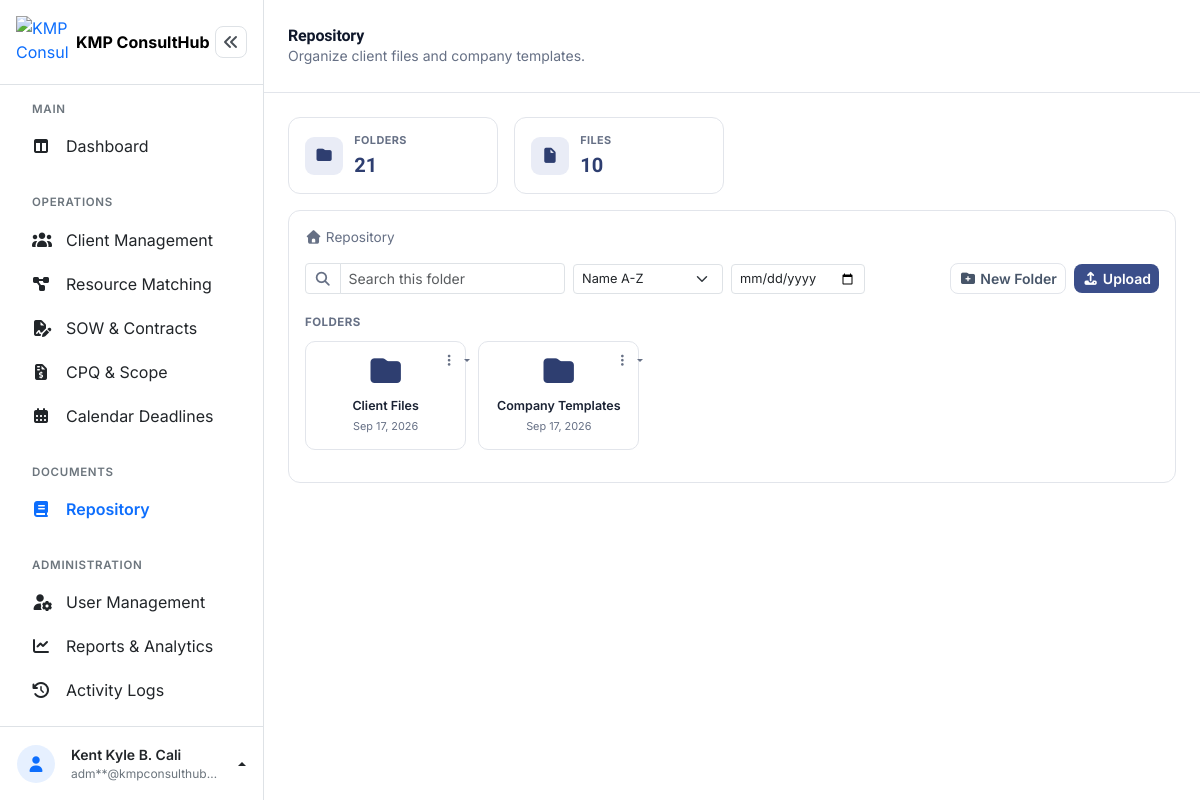
/admin/knowledge_repository.php (signed in), run on the app's committed database.
### tables this page shows
CREATE TABLE `knowledge_documents` (
  `document_id` int(10) UNSIGNED NOT NULL,
  `item_type` enum('folder','file') NOT NULL DEFAULT 'file',
  `parent_id` int(10) UNSIGNED DEFAULT NULL,
  `title` varchar(150) NOT NULL,
  `category` enum('SOW Template','Contract Template','Best Practice','Proposal Template','Reference Material','Other') DEFAULT NULL,
  `description` text DEFAULT NULL,
  `file_name` varchar(255) DEFAULT NULL,
  `file_path` varchar(255) DEFAULT NULL,
  `file_size` int(10) UNSIGNED NOT NULL DEFAULT 0,
  `file_type` varchar(20) DEFAULT NULL,
  `uploaded_by` int(10) UNSIGNED DEFAULT NULL,
  `uploaded_by_role` enum('admin','manager','supervisor','staff') NOT NULL DEFAULT 'admin',
  `created_at` timestamp NOT NULL DEFAULT current_timestamp(),
  `updated_at` timestamp NOT NULL DEFAULT current_timestamp() ON UPDATE current_timestamp()
);

### admin/knowledge_repository.php (the view, shortened to what this page needs)
<?php
$pdo = getConnection();
$currentFolderId = isset($_GET['folder']) && $_GET['folder'] !== '' ? (int) $_GET['folder'] : null;
$sortOption = $_GET['sort'] ?? 'name_asc';
$dateFilter = trim($_GET['date'] ?? '');
$orderBy = match ($sortOption) {
    'newest' => 'created_at DESC',
    'oldest' => 'created_at ASC',
    'name_desc' => 'title DESC',
    default => 'title ASC',
};
$dateCondition = '';
$dateParams = [];
$folderPerPage = 150;
$folderPage = max(1, (int) ($_GET['folder_page'] ?? 1));
$folderOffset = ($folderPage - 1) * $folderPerPage;
if ($currentFolderId === null) {
    $countStmt = $pdo->prepare("SELECT COUNT(*) FROM knowledge_documents WHERE item_type = 'folder' AND parent_id IS NULL$dateCondition");
    $countStmt->execute($dateParams);
    $folderCountInScope = (int) $countStmt->fetchColumn();
    $stmt = $pdo->prepare("SELECT * FROM knowledge_documents WHERE item_type = 'folder' AND parent_id IS NULL$dateCondition ORDER BY $orderBy LIMIT $folderPerPage OFFSET $folderOffset");
    $stmt->execute($dateParams);
    $subfolders = $stmt->fetchAll();
    $stmt = $pdo->prepare("SELECT * FROM knowledge_documents WHERE item_type = 'file' AND parent_id IS NULL$dateCondition ORDER BY $orderBy");
    $stmt->execute($dateParams);
    $files = $stmt->fetchAll();
}
$stmt = $pdo->prepare("SELECT COUNT(*) FROM knowledge_documents WHERE item_type = 'folder'$dateCondition");
$stmt->execute($dateParams);
$totalFolders = (int) $stmt->fetchColumn();
$stmt = $pdo->prepare("SELECT COUNT(*) FROM knowledge_documents WHERE item_type = 'file'$dateCondition");
$stmt->execute($dateParams);
$totalFiles = (int) $stmt->fetchColumn();
?>
<!DOCTYPE html>
<html lang="en">
<head>
<link rel="stylesheet" href="../assets/vendor/bootstrap-5.3.8/css/bootstrap.min.css">
<link rel="stylesheet" href="../assets/vendor/fontawesome-free-7.3.1/css/all.min.css">
<link rel="stylesheet" href="../assets/css/dashboard.css">
</head>
<body>
<div class="dashboard-layout d-flex">
<?php require __DIR__ . '/../includes/admin/sidebar.php'; ?>
  <div class="dashboard-main flex-grow-1" style="min-width:0;">
    <header class="dashboard-topbar bg-white d-flex align-items-center justify-content-between flex-wrap gap-2 px-3 px-md-4 py-2">
      <div class="d-flex align-items-center gap-3">
        <div>
          <h1 class="dashboard-title h6 h5-md fw-bold mb-0">Repository</h1>
          <p class="dashboard-subtitle small mb-0 d-none d-sm-block">Organize client files and company templates.</p>
        </div>
      </div>
    </header>
    <main class="dashboard-content p-3 p-md-4">
      <section class="row g-2 g-md-3 mb-3">
        <div class="col-6 col-md-3">
          <div class="stat-card">
            <span class="stat-icon" style="background-color:var(--indigo-soft);">
              <i class="fa-solid fa-folder" style="color:var(--indigo-text);"></i>
            </span>
            <div class="overflow-hidden">
              <div class="stat-label text-truncate">Folders</div>
              <div class="stat-value" style="color:var(--indigo-text);"><?= $totalFolders ?></div>
            </div>
          </div>
        </div>
        <div class="col-6 col-md-3">
          <div class="stat-card">
            <span class="stat-icon" style="background-color:var(--indigo-soft);">
              <i class="fa-solid fa-file" style="color:var(--indigo-text);"></i>
            </span>
            <div class="overflow-hidden">
              <div class="stat-label text-truncate">Files</div>
              <div class="stat-value" style="color:var(--indigo-text);"><?= $totalFiles ?></div>
            </div>
          </div>
        </div>
      </section>
      <section class="card">
        <div class="card-body p-3">
          <nav class="repo-breadcrumb d-flex align-items-center gap-2 flex-wrap mb-3">
            <a href="knowledge_repository.php"><i class="fa-solid fa-house"></i> Repository</a>
          </nav>
          <div class="repo-toolbar">
            <form method="GET" class="repo-toolbar-filters" id="repoFilterForm">
              <div class="repo-search-wrap">
                <div class="input-group input-group-sm">
                  <span class="input-group-text bg-white"><i class="fa-solid fa-magnifying-glass" style="color:var(--ink-soft);"></i></span>
                  <input type="text" id="repoLiveSearch" class="form-control" placeholder="Search this folder">
                </div>
              </div>
              <div class="repo-sort-wrap">
                <select name="sort" class="form-select form-select-sm" onchange="this.form.submit()">
                  <option value="name_asc" <?= $sortOption === 'name_asc' ? 'selected' : '' ?>>Name A-Z</option>
                </select>
              </div>
              <div class="repo-date-wrap d-flex gap-2">
                <input type="date" name="date" class="form-control form-control-sm" value="<?= htmlspecialchars($dateFilter) ?>" onchange="this.form.submit()">
              </div>
            </form>
            <div class="repo-toolbar-actions">
              <button type="button" class="btn btn-outline-soft btn-sm" data-bs-toggle="modal" data-bs-target="#newFolderModal">
                <i class="fa-solid fa-folder-plus"></i> New Folder
              </button>
              <button type="button" class="btn btn-teal-solid btn-sm" data-bs-toggle="modal" data-bs-target="#uploadFileModal">
                <i class="fa-solid fa-upload"></i> Upload
              </button>
            </div>
          </div>
          <?php if (empty($subfolders) && empty($files)): ?>
            <div class="repo-empty">
              <i class="fa-regular fa-folder-open fs-2 d-block mb-2"></i>
              This folder is empty.
            </div>
          <?php else: ?>
            <?php if (!empty($subfolders)): ?>
              <div class="repo-section-label">
                Folders<?= $folderCountInScope > $folderPerPage ? ' &middot; ' . number_format($folderCountInScope) . ' total' : '' ?>
              </div>
              <div class="repo-grid mb-3">
                <?php foreach ($subfolders as $folder): ?>
                  <div class="repo-item" data-name="<?= htmlspecialchars(strtolower($folder['title'])) ?>" onclick="if(!event.target.closest('.repo-menu-btn')) window.location='knowledge_repository.php?folder=<?= $folder['document_id'] ?>'">
                    <button type="button" class="repo-menu-btn dropdown-toggle" data-bs-toggle="dropdown" onclick="event.stopPropagation()">
                      <i class="fa-solid fa-ellipsis-vertical"></i>
                    </button>
                    <i class="fa-solid fa-folder repo-icon"></i>
                    <div class="repo-name text-truncate" title="<?= htmlspecialchars($folder['title']) ?>"><?= htmlspecialchars($folder['title']) ?></div>
                    <div class="repo-meta"><?= date('M d, Y', strtotime($folder['created_at'])) ?></div>
                  </div>
                <?php endforeach; ?>
              </div>
            <?php endif; ?>
          <?php endif; ?>
        </div>
      </section>
    </main>
  </div>
</div>
</body>
</html>

### assets/css/dashboard.css (style rules this page uses)
.dashboard-topbar { height: 74px; }
@media (min-width: 992px) { .dashboard-topbar { height: 93px; } }

### admin/knowledge_repository.php (style rules this page uses)
:root { --navy-deep: #0F172A; --indigo: #3B4E8A; --indigo-soft: #E9ECF6; --indigo-text: #2E3E70; --slate: #475569; --ink: #1A2233; --ink-soft: #667085; --line: #E2E5EB; --canvas: #FFFFFF; }
* { -webkit-tap-highlight-color: transparent; }
body { background-color: var(--canvas); color: var(--ink); font-family: 'Inter', -apple-system, BlinkMacSystemFont, sans-serif; overflow-x: hidden; }
.dashboard-layout, .dashboard-main, .dashboard-content { background-color: var(--canvas) !important; }
.dashboard-main { min-width: 0; max-width: 100%; }
.dashboard-title, h1, h2, h3 { font-family: 'Lexend', 'Inter', sans-serif; }
.dashboard-title { color: var(--navy-deep); letter-spacing: -0.01em; }
.dashboard-subtitle { color: var(--ink-soft) !important; }
.dashboard-topbar { border-bottom: 1px solid var(--line) !important; background-color: #fff; }
.card { border-radius: 12px; border: 1px solid var(--line) !important; box-shadow: none !important; }
.form-control, .form-select { font-size: .8rem; }
.btn-teal-solid { background-color: var(--indigo); color: #fff; border: none; border-radius: 8px; font-weight: 600; }
.btn-outline-soft { border: 1px solid var(--line); color: var(--slate); border-radius: 8px; font-weight: 600; background: #fff; }
.stat-card { background-color: #fff; border: 1px solid var(--line); border-radius: 12px; padding: .85rem 1rem; display: flex; align-items: center; gap: .7rem; height: 100%; }
.stat-icon { width: 38px; height: 38px; border-radius: 9px; display: flex; align-items: center; justify-content: center; flex-shrink: 0; font-size: .95rem; }
.stat-label { font-size: .68rem; font-weight: 700; letter-spacing: .04em; text-transform: uppercase; color: var(--ink-soft); }
.stat-value { font-family: 'Lexend', sans-serif; font-size: 1.25rem; font-weight: 700; margin-top: .1rem; }
.repo-toolbar { display: flex; align-items: center; justify-content: space-between; gap: .6rem; flex-wrap: wrap; margin-bottom: 1rem; }
.repo-toolbar-filters { display: flex; align-items: center; gap: .5rem; flex-wrap: wrap; flex: 1 1 auto; }
.repo-toolbar-filters .input-group, .repo-toolbar-filters select, .repo-toolbar-filters input[type="date"] { width: auto; }
.repo-search-wrap { flex: 1 1 200px; min-width: 160px; max-width: 260px; }
.repo-sort-wrap { flex: 0 0 auto; min-width: 150px; }
.repo-date-wrap { flex: 0 0 auto; min-width: 140px; }
.repo-toolbar-actions { display: flex; align-items: center; gap: .5rem; flex: 0 0 auto; flex-wrap: wrap; }
.repo-toolbar-actions .btn { white-space: nowrap; }
.repo-breadcrumb { font-size: .85rem; }
.repo-breadcrumb a { color: var(--ink-soft); text-decoration: none; }
.repo-grid { display: grid; grid-template-columns: repeat(auto-fill, minmax(160px, 1fr)); gap: .75rem; }
.repo-item { border: 1px solid var(--line); border-radius: 10px; padding: .9rem .75rem; text-align: center; position: relative; cursor: pointer; transition: border-color .12s ease, background-color .12s ease; }
.repo-item i.repo-icon { font-size: 1.9rem; color: var(--indigo-text); }
.repo-item .repo-name { font-size: .78rem; font-weight: 600; color: var(--ink); margin-top: .5rem; word-break: break-word; }
.repo-item .repo-meta { font-size: .68rem; color: var(--ink-soft); margin-top: .15rem; }
.repo-item .repo-menu-btn { position: absolute; top: 6px; right: 6px; border: none; background: transparent; color: var(--ink-soft); width: 24px; height: 24px; border-radius: 6px; font-size: .8rem; }
.repo-section-label { font-size: .72rem; font-weight: 700; color: var(--ink-soft); text-transform: uppercase; letter-spacing: .04em; margin: 1.25rem 0 .6rem; }

### data on the page
knowledge_documents: title "Client Files", created_at "Sep 17, 2026"
knowledge_documents: title "Company Templates", created_at "Sep 17, 2026"

### other printed values
$adminFullname "Kent Kyle B. Cali"
maskEmail($adminEmail) "adm**@kmpconsulthub…"
$totalFolders "21"
$totalFiles "10"
